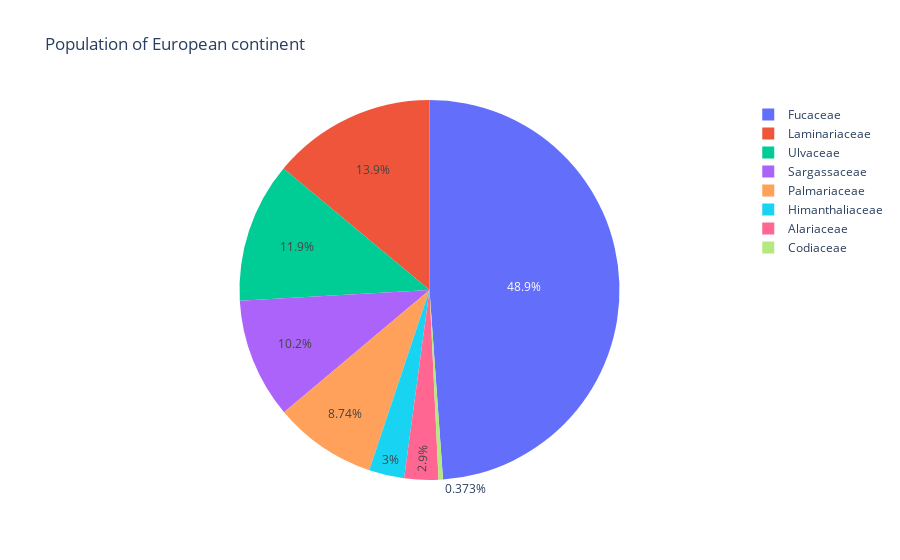

Here is the notebook cell this chart was saved with:
### Code cell
fig = px.pie(df2, values='count', names='family', title='Population of European continent')
fig.show()

### Figure 1 — Plotly figure (JSON) as saved in the notebook; plotly's stock layout.template omitted (floating-point values rounded to 4 significant figures)
{"data": [{"domain": {"x": [0, 1], "y": [0, 1]}, "hovertemplate": "family=%{label}<br>count=%{value}<extra></extra>", "labels": ["Alariaceae", "Codiaceae", "Fucaceae", "Himanthaliaceae", "Laminariaceae", "Palmariaceae", "Sargassaceae", "Ulvaceae"], "legendgroup": "", "name": "", "showlegend": true, "type": "pie", "values": [194, 25, 3272, 201, 934, 585, 685, 800]}], "layout": {"legend": {"tracegroupgap": 0}, "title": {"text": "Population of European continent"}}}
